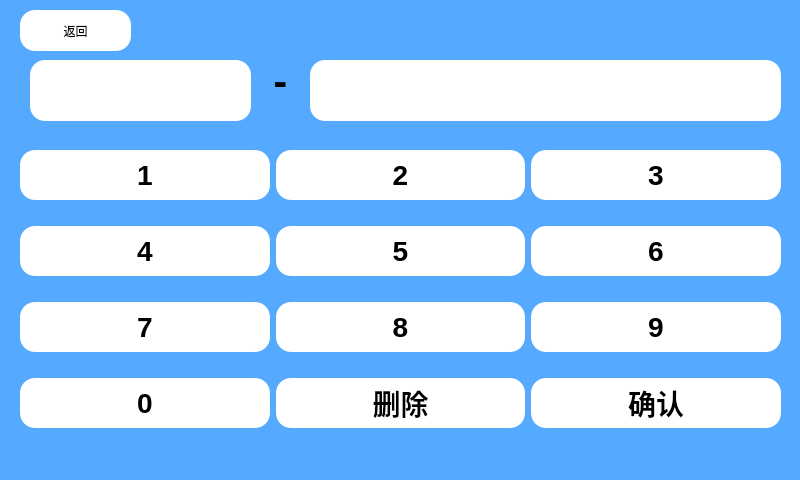
<?xml version="1.0" encoding="UTF-8"?>
<ui version="4.0">
 <class>qu</class>
 <widget class="QWidget" name="qu">
  <property name="geometry">
   <rect>
    <x>0</x>
    <y>0</y>
    <width>800</width>
    <height>480</height>
   </rect>
  </property>
  <property name="windowTitle">
   <string>Form</string>
  </property>
  <property name="styleSheet">
   <string notr="true">
background-color: rgb(85, 170, 255);</string>
  </property>
  <widget class="QWidget" name="layoutWidget">
   <property name="geometry">
    <rect>
     <x>20</x>
     <y>130</y>
     <width>761</width>
     <height>321</height>
    </rect>
   </property>
   <layout class="QVBoxLayout" name="verticalLayout">
    <item>
     <layout class="QHBoxLayout" name="horizontalLayout">
      <item>
       <widget class="QPushButton" name="pushButton_1">
        <property name="minimumSize">
         <size>
          <width>0</width>
          <height>50</height>
         </size>
        </property>
        <property name="font">
         <font>
          <pointsize>21</pointsize>
          <weight>75</weight>
          <bold>true</bold>
         </font>
        </property>
        <property name="styleSheet">
         <string notr="true">QPushButton{
background-color: rgb(255, 255, 255);
	border-radius: 15px;
}

QPushButton:pressed{
	border-style:inset;  
 
    /* 使文字有一点移动 */  
    padding-left:6px;  
    padding-top:6px;  
}
</string>
        </property>
        <property name="text">
         <string>1</string>
        </property>
       </widget>
      </item>
      <item>
       <widget class="QPushButton" name="pushButton_2">
        <property name="minimumSize">
         <size>
          <width>0</width>
          <height>50</height>
         </size>
        </property>
        <property name="font">
         <font>
          <pointsize>21</pointsize>
          <weight>75</weight>
          <bold>true</bold>
         </font>
        </property>
        <property name="styleSheet">
         <string notr="true">QPushButton{
background-color: rgb(255, 255, 255);
	border-radius: 15px;
}

QPushButton:pressed{
	border-style:inset;  
 
    /* 使文字有一点移动 */  
    padding-left:6px;  
    padding-top:6px;  
}
</string>
        </property>
        <property name="text">
         <string>2</string>
        </property>
       </widget>
      </item>
      <item>
       <widget class="QPushButton" name="pushButton_3">
        <property name="minimumSize">
         <size>
          <width>0</width>
          <height>50</height>
         </size>
        </property>
        <property name="font">
         <font>
          <pointsize>21</pointsize>
          <weight>75</weight>
          <bold>true</bold>
         </font>
        </property>
        <property name="styleSheet">
         <string notr="true">QPushButton{
background-color: rgb(255, 255, 255);
	border-radius: 15px;
}

QPushButton:pressed{
	border-style:inset;  
 
    /* 使文字有一点移动 */  
    padding-left:6px;  
    padding-top:6px;  
}
</string>
        </property>
        <property name="text">
         <string>3</string>
        </property>
       </widget>
      </item>
     </layout>
    </item>
    <item>
     <layout class="QHBoxLayout" name="horizontalLayout_2">
      <item>
       <widget class="QPushButton" name="pushButton_4">
        <property name="minimumSize">
         <size>
          <width>0</width>
          <height>50</height>
         </size>
        </property>
        <property name="font">
         <font>
          <pointsize>21</pointsize>
          <weight>75</weight>
          <bold>true</bold>
         </font>
        </property>
        <property name="styleSheet">
         <string notr="true">QPushButton{
background-color: rgb(255, 255, 255);
	border-radius: 15px;
}

QPushButton:pressed{
	border-style:inset;  
 
    /* 使文字有一点移动 */  
    padding-left:6px;  
    padding-top:6px;  
}
</string>
        </property>
        <property name="text">
         <string>4</string>
        </property>
       </widget>
      </item>
      <item>
       <widget class="QPushButton" name="pushButton_5">
        <property name="minimumSize">
         <size>
          <width>0</width>
          <height>50</height>
         </size>
        </property>
        <property name="font">
         <font>
          <pointsize>21</pointsize>
          <weight>75</weight>
          <bold>true</bold>
         </font>
        </property>
        <property name="styleSheet">
         <string notr="true">QPushButton{
background-color: rgb(255, 255, 255);
	border-radius: 15px;
}

QPushButton:pressed{
	border-style:inset;  
 
    /* 使文字有一点移动 */  
    padding-left:6px;  
    padding-top:6px;  
}
</string>
        </property>
        <property name="text">
         <string>5</string>
        </property>
       </widget>
      </item>
      <item>
       <widget class="QPushButton" name="pushButton_6">
        <property name="minimumSize">
         <size>
          <width>0</width>
          <height>50</height>
         </size>
        </property>
        <property name="font">
         <font>
          <pointsize>21</pointsize>
          <weight>75</weight>
          <bold>true</bold>
         </font>
        </property>
        <property name="styleSheet">
         <string notr="true">QPushButton{
background-color: rgb(255, 255, 255);
	border-radius: 15px;
}

QPushButton:pressed{
	border-style:inset;  
 
    /* 使文字有一点移动 */  
    padding-left:6px;  
    padding-top:6px;  
}
</string>
        </property>
        <property name="text">
         <string>6</string>
        </property>
       </widget>
      </item>
     </layout>
    </item>
    <item>
     <layout class="QHBoxLayout" name="horizontalLayout_3">
      <item>
       <widget class="QPushButton" name="pushButton_7">
        <property name="minimumSize">
         <size>
          <width>0</width>
          <height>50</height>
         </size>
        </property>
        <property name="font">
         <font>
          <pointsize>21</pointsize>
          <weight>75</weight>
          <bold>true</bold>
         </font>
        </property>
        <property name="styleSheet">
         <string notr="true">QPushButton{
background-color: rgb(255, 255, 255);
	border-radius: 15px;
}

QPushButton:pressed{
	border-style:inset;  
 
    /* 使文字有一点移动 */  
    padding-left:6px;  
    padding-top:6px;  
}
</string>
        </property>
        <property name="text">
         <string>7</string>
        </property>
       </widget>
      </item>
      <item>
       <widget class="QPushButton" name="pushButton_8">
        <property name="minimumSize">
         <size>
          <width>0</width>
          <height>50</height>
         </size>
        </property>
        <property name="font">
         <font>
          <pointsize>21</pointsize>
          <weight>75</weight>
          <bold>true</bold>
         </font>
        </property>
        <property name="styleSheet">
         <string notr="true">QPushButton{
background-color: rgb(255, 255, 255);
	border-radius: 15px;
}

QPushButton:pressed{
	border-style:inset;  
 
    /* 使文字有一点移动 */  
    padding-left:6px;  
    padding-top:6px;  
}
</string>
        </property>
        <property name="text">
         <string>8</string>
        </property>
       </widget>
      </item>
      <item>
       <widget class="QPushButton" name="pushButton_9">
        <property name="minimumSize">
         <size>
          <width>0</width>
          <height>50</height>
         </size>
        </property>
        <property name="font">
         <font>
          <pointsize>21</pointsize>
          <weight>75</weight>
          <bold>true</bold>
         </font>
        </property>
        <property name="styleSheet">
         <string notr="true">QPushButton{
background-color: rgb(255, 255, 255);
	border-radius: 15px;
}

QPushButton:pressed{
	border-style:inset;  
 
    /* 使文字有一点移动 */  
    padding-left:6px;  
    padding-top:6px;  
}
</string>
        </property>
        <property name="text">
         <string>9</string>
        </property>
       </widget>
      </item>
     </layout>
    </item>
    <item>
     <layout class="QHBoxLayout" name="horizontalLayout_4">
      <item>
       <widget class="QPushButton" name="pushButton_0">
        <property name="minimumSize">
         <size>
          <width>0</width>
          <height>50</height>
         </size>
        </property>
        <property name="font">
         <font>
          <pointsize>21</pointsize>
          <weight>75</weight>
          <bold>true</bold>
         </font>
        </property>
        <property name="styleSheet">
         <string notr="true">QPushButton{
background-color: rgb(255, 255, 255);
	border-radius: 15px;
}

QPushButton:pressed{
	border-style:inset;  
 
    /* 使文字有一点移动 */  
    padding-left:6px;  
    padding-top:6px;  
}
</string>
        </property>
        <property name="text">
         <string>0</string>
        </property>
       </widget>
      </item>
      <item>
       <widget class="QPushButton" name="pushButtonDel">
        <property name="minimumSize">
         <size>
          <width>0</width>
          <height>50</height>
         </size>
        </property>
        <property name="font">
         <font>
          <pointsize>21</pointsize>
          <weight>75</weight>
          <bold>true</bold>
         </font>
        </property>
        <property name="styleSheet">
         <string notr="true">QPushButton{
background-color: rgb(255, 255, 255);
	border-radius: 15px;
}

QPushButton:pressed{
	border-style:inset;  
 
    /* 使文字有一点移动 */  
    padding-left:6px;  
    padding-top:6px;  
}
</string>
        </property>
        <property name="text">
         <string>删除</string>
        </property>
       </widget>
      </item>
      <item>
       <widget class="QPushButton" name="pushButtonAck">
        <property name="minimumSize">
         <size>
          <width>0</width>
          <height>50</height>
         </size>
        </property>
        <property name="font">
         <font>
          <pointsize>21</pointsize>
          <weight>75</weight>
          <bold>true</bold>
         </font>
        </property>
        <property name="styleSheet">
         <string notr="true">QPushButton{
background-color: rgb(255, 255, 255);
	border-radius: 15px;
}

QPushButton:pressed{
	border-style:inset;  
 
    /* 使文字有一点移动 */  
    padding-left:6px;  
    padding-top:6px;  
}
</string>
        </property>
        <property name="text">
         <string>确认</string>
        </property>
       </widget>
      </item>
     </layout>
    </item>
   </layout>
  </widget>
  <widget class="QLineEdit" name="lineEdit">
   <property name="geometry">
    <rect>
     <x>30</x>
     <y>60</y>
     <width>221</width>
     <height>61</height>
    </rect>
   </property>
   <property name="font">
    <font>
     <pointsize>25</pointsize>
     <weight>75</weight>
     <bold>true</bold>
    </font>
   </property>
   <property name="styleSheet">
    <string notr="true">background-color: rgb(255, 255, 255);
	border-radius: 15px;</string>
   </property>
   <property name="text">
    <string/>
   </property>
   <property name="alignment">
    <set>Qt::AlignCenter</set>
   </property>
  </widget>
  <widget class="QPushButton" name="pushButtonExit">
   <property name="geometry">
    <rect>
     <x>20</x>
     <y>10</y>
     <width>111</width>
     <height>41</height>
    </rect>
   </property>
   <property name="styleSheet">
    <string notr="true">QPushButton{
	border-radius: 15px;
	background-color: rgb(255, 255, 255);
}	


QPushButton:pressed  {
	border-style:inset;  
 
    /* 使文字有一点移动 */  
    padding-left:6px;  
    padding-top:6px;  

}</string>
   </property>
   <property name="text">
    <string>返回</string>
   </property>
   <property name="icon">
    <iconset resource="../icons.qrc">
     <normaloff>:/icons/back.png</normaloff>:/icons/back.png</iconset>
   </property>
  </widget>
  <widget class="QLineEdit" name="lineEdit_2">
   <property name="geometry">
    <rect>
     <x>310</x>
     <y>60</y>
     <width>471</width>
     <height>61</height>
    </rect>
   </property>
   <property name="font">
    <font>
     <pointsize>25</pointsize>
     <weight>75</weight>
     <bold>true</bold>
    </font>
   </property>
   <property name="styleSheet">
    <string notr="true">background-color: rgb(255, 255, 255);
	border-radius: 15px;</string>
   </property>
   <property name="text">
    <string/>
   </property>
   <property name="alignment">
    <set>Qt::AlignCenter</set>
   </property>
  </widget>
  <widget class="QLabel" name="label">
   <property name="geometry">
    <rect>
     <x>260</x>
     <y>40</y>
     <width>41</width>
     <height>81</height>
    </rect>
   </property>
   <property name="font">
    <font>
     <pointsize>31</pointsize>
     <weight>75</weight>
     <bold>true</bold>
    </font>
   </property>
   <property name="text">
    <string>-</string>
   </property>
   <property name="alignment">
    <set>Qt::AlignCenter</set>
   </property>
  </widget>
 </widget>
 <resources>
  <include location="../icons.qrc"/>
 </resources>
 <connections/>
</ui>
